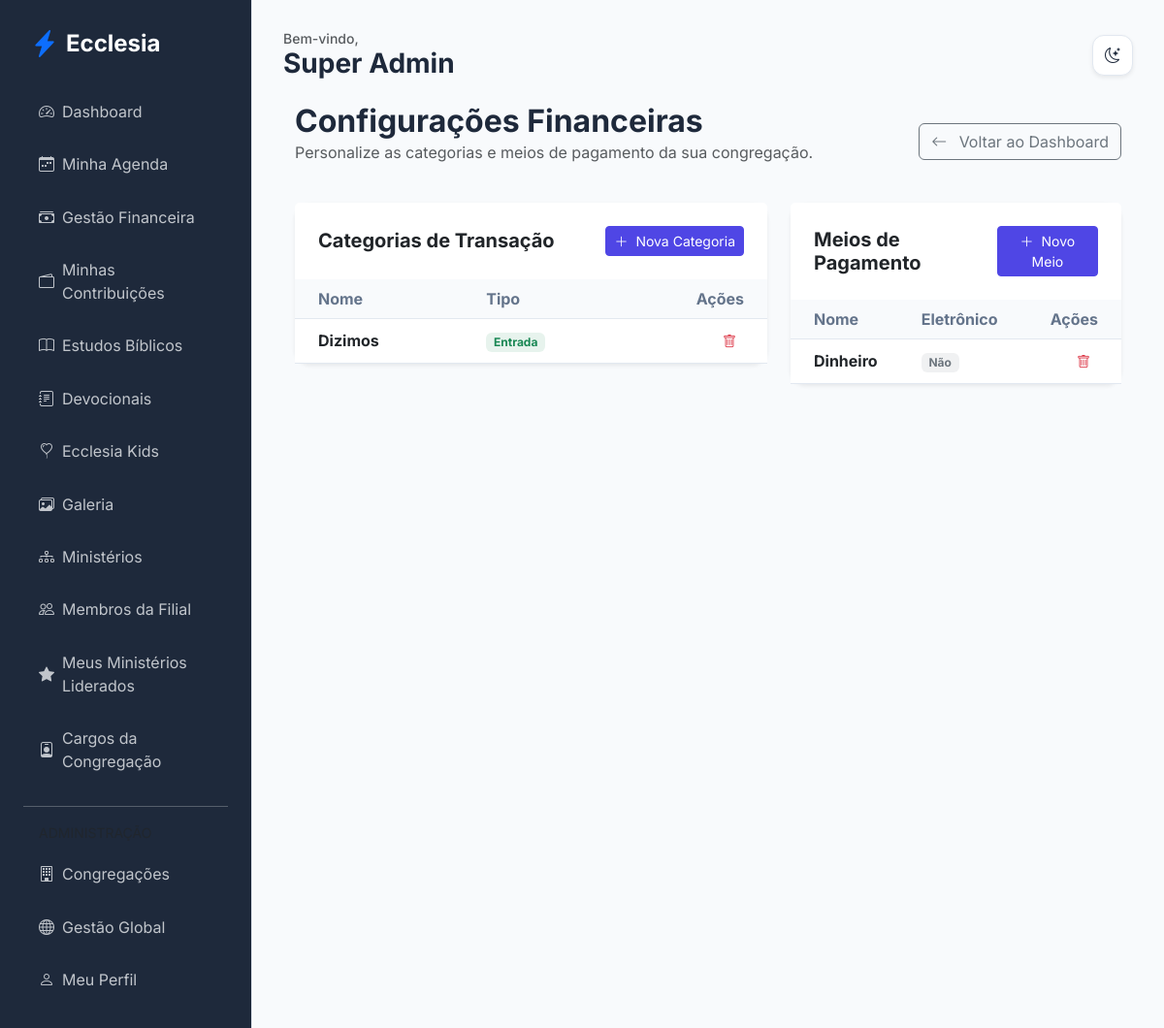
Screenshot of /finance/settings (signed in) with the database file from the repository.
### app/core/models.py (models this page shows, shortened)
class User(db.Model, UserMixin):
    id = db.Column(db.Integer, primary_key=True)
    name = db.Column(db.String(100), nullable=False)
    email = db.Column(db.String(120), unique=True, nullable=False)
    password_hash = db.Column(db.String(128))
    birth_date = db.Column(db.Date)
    gender = db.Column(db.String(20))
    documents = db.Column(db.String(200)) # Flexível para diferentes países
    tax_id = db.Column(db.String(20), nullable=True)  # NIF (PT), CPF/CNPJ (BR), etc.
    address = db.Column(db.Text)
    phone = db.Column(db.String(50))
    profile_photo = db.Column(db.String(255), nullable=True)
    status = db.Column(db.String(20), default='pending') # pending, active, rejected
    is_email_verified = db.Column(db.Boolean, default=False)
    email_verification_token = db.Column(db.String(100), unique=True, nullable=True)
    data_consent = db.Column(db.Boolean, default=False)
    data_consent_date = db.Column(db.DateTime)
    marketing_consent = db.Column(db.Boolean, default=False)
    is_ministry_leader = db.Column(db.Boolean, default=False)
    church_id = db.Column(db.Integer, db.ForeignKey('church.id'))
    family_id = db.Column(db.Integer, db.ForeignKey('family.id'), nullable=True)
    church_role_id = db.Column(db.Integer, db.ForeignKey('church_role.id'), nullable=True)
    ministries = db.relationship('Ministry', secondary=member_ministries, backref=db.backref('members', lazy='dynamic'))
    can_manage_ministries = db.Column(db.Boolean, default=False)
    can_manage_media = db.Column(db.Boolean, default=False)
    can_publish_devotionals = db.Column(db.Boolean, default=False)
    can_approve_members = db.Column(db.Boolean, default=False)
    can_manage_finance = db.Column(db.Boolean, default=False)
    can_manage_kids = db.Column(db.Boolean, default=False)
    can_manage_events = db.Column(db.Boolean, default=False)

class TransactionCategory(db.Model):
    id = db.Column(db.Integer, primary_key=True)
    name = db.Column(db.String(100), nullable=False)
    type = db.Column(db.String(10), nullable=False) # income, expense
    church_id = db.Column(db.Integer, db.ForeignKey('church.id'), nullable=False)
    is_active = db.Column(db.Boolean, default=True)
    church = db.relationship('Church', backref='transaction_categories')

class PaymentMethod(db.Model):
    id = db.Column(db.Integer, primary_key=True)
    name = db.Column(db.String(100), nullable=False)
    is_electronic = db.Column(db.Boolean, default=False) # Tag para lógica fiscal
    church_id = db.Column(db.Integer, db.ForeignKey('church.id'), nullable=False)
    is_active = db.Column(db.Boolean, default=True)
    church = db.relationship('Church', backref='payment_methods')

### app/modules/finance/routes.py (the view, shortened to what this page needs)
@finance_bp.route('/settings', methods=['GET', 'POST'])
@login_required
def manage_settings():
    if not can_manage_finance():
        flash('Acesso negado.', 'danger')
        return redirect(url_for('finance.dashboard'))
    categories = TransactionCategory.query.filter_by(church_id=current_user.church_id, is_active=True).all()
    payment_methods = PaymentMethod.query.filter_by(church_id=current_user.church_id, is_active=True).all()
    return render_template('finance/settings.html', categories=categories, payment_methods=payment_methods)

### app/modules/finance/routes.py (called while the page is built)
def can_manage_finance():
    return current_user.can_manage_finance or (current_user.church_role and current_user.church_role.name in ['Administrador Global', 'Pastor Líder', 'Tesoureiro'])

### app/templates/finance/settings.html (shortened to what this page needs)
{% extends "base.html" %}
{% block content %}
<div class="container-fluid">
    <div class="d-flex justify-content-between align-items-center mb-4">
        <div>
            <h2 class="fw-bold mb-0">Configurações Financeiras</h2>
            <p class="text-muted">Personalize as categorias e meios de pagamento da sua congregação.</p>
        </div>
        <a href="{{ url_for('finance.dashboard') }}" class="btn btn-outline-secondary">
            <i class="bi bi-arrow-left me-2"></i> Voltar ao Dashboard
        </a>
    </div>
    <div class="row g-4">
        <div class="col-lg-7">
            <div class="card border-0 shadow-sm">
                <div class="card-header bg-white p-4 border-0 d-flex justify-content-between align-items-center">
                    <h5 class="fw-bold mb-0">Categorias de Transação</h5>
                    <button class="btn btn-sm btn-primary" data-bs-toggle="modal" data-bs-target="#addCategoryModal">
                        <i class="bi bi-plus-lg me-1"></i> Nova Categoria
                    </button>
                </div>
                <div class="card-body p-0">
                    <div class="table-responsive">
                        <table class="table table-hover align-middle mb-0">
                            <thead class="bg-light">
                                <tr>
                                    <th class="px-4">Nome</th>
                                    <th>Tipo</th>
                                    <th class="text-end px-4">Ações</th>
                                </tr>
                            </thead>
                            <tbody>
                                {% for cat in categories %}
                                <tr>
                                    <td class="px-4 fw-bold">{{ cat.name }}</td>
                                    <td>
                                        <span class="badge bg-{{ 'success' if cat.type == 'income' else 'danger' }} bg-opacity-10 text-{{ 'success' if cat.type == 'income' else 'danger' }}">
                                            {{ 'Entrada' if cat.type == 'income' else 'Saída' }}
                                        </span>
                                    </td>
                                    <td class="text-end px-4">
                                        <form action="{{ url_for('finance.delete_category', id=cat.id) }}" method="POST" class="d-inline">
                                            <button type="submit" class="btn btn-sm btn-outline-danger border-0" onclick="return confirm('Desativar esta categoria?')">
                                                <i class="bi bi-trash"></i>
                                            </button>
                                        </form>
                                    </td>
                                </tr>
                                {% else %}
                                <tr><td colspan="3" class="text-center py-4 text-muted">Nenhuma categoria cadastrada.</td></tr>
                                {% endfor %}
                            </tbody>
                        </table>
                    </div>
                </div>
            </div>
        </div>
        <div class="col-lg-5">
            <div class="card border-0 shadow-sm">
                <div class="card-header bg-white p-4 border-0 d-flex justify-content-between align-items-center">
                    <h5 class="fw-bold mb-0">Meios de Pagamento</h5>
                    <button class="btn btn-sm btn-primary" data-bs-toggle="modal" data-bs-target="#addPaymentModal">
                        <i class="bi bi-plus-lg me-1"></i> Novo Meio
                    </button>
                </div>
                <div class="card-body p-0">
                    <div class="table-responsive">
                        <table class="table table-hover align-middle mb-0">
                            <thead class="bg-light">
                                <tr>
                                    <th class="px-4">Nome</th>
                                    <th>Eletrônico</th>
                                    <th class="text-end px-4">Ações</th>
                                </tr>
                            </thead>
                            <tbody>
                                {% for method in payment_methods %}
                                <tr>
                                    <td class="px-4 fw-bold">{{ method.name }}</td>
                                    <td>
                                        {% if method.is_electronic %}
                                        <span class="badge bg-info bg-opacity-10 text-info"><i class="bi bi-cpu me-1"></i> Sim</span>
                                        {% else %}
                                        <span class="badge bg-secondary bg-opacity-10 text-secondary">Não</span>
                                        {% endif %}
                                    </td>
                                    <td class="text-end px-4">
                                        <form action="{{ url_for('finance.delete_payment_method', id=method.id) }}" method="POST" class="d-inline">
                                            <button type="submit" class="btn btn-sm btn-outline-danger border-0" onclick="return confirm('Desativar este meio de pagamento?')">
                                                <i class="bi bi-trash"></i>
                                            </button>
                                        </form>
                                    </td>
                                </tr>
                                {% else %}
                                <tr><td colspan="3" class="text-center py-4 text-muted">Nenhum meio de pagamento cadastrado.</td></tr>
                                {% endfor %}
                            </tbody>
                        </table>
                    </div>
                </div>
            </div>
        </div>
    </div>
</div>
{% endblock %}

### app/templates/base.html (shortened to what this page needs)
<!DOCTYPE html>
<html lang="pt-BR">
<head>
    <link href="https://cdn.jsdelivr.net/npm/bootstrap@5.3.0/dist/css/bootstrap.min.css" rel="stylesheet">
    <link href="https://cdn.jsdelivr.net/npm/bootstrap-icons@1.10.0/font/bootstrap-icons.css" rel="stylesheet">
    <link rel="stylesheet" href="{{ url_for('static', filename='css/premium.css') }}">
</head>
<body>
    {% if current_user.is_authenticated %}
    <div class="sidebar d-none d-lg-block">
        <div class="d-flex align-items-center mb-4 px-2">
            <i class="bi bi-lightning-charge-fill text-primary fs-3 me-2"></i>
            <h4 class="mb-0 fw-bold text-white">Ecclesia</h4>
        </div>
        {% include 'includes/_nav_links.html' %}
    </div>
    {% endif %}
    <div class="main-content {{ 'mx-auto' if not current_user.is_authenticated }}">
        {% if current_user.is_authenticated %}
        <header class="d-flex justify-content-between align-items-center mb-4 d-none d-lg-flex">
            <div>
                <h5 class="text-muted mb-0 small">Bem-vindo,</h5>
                <h3 class="fw-bold mb-0">{{ current_user.name }}</h3>
            </div>
            <div class="theme-toggle shadow-sm" onclick="toggleTheme()">
                <i class="bi bi-moon-stars" id="theme-icon"></i>
            </div>
        </header>
        {% endif %}
        {% block content %}{% endblock %}
    </div>
</body>
</html>

### app/static/css/premium.css (style rules this page uses)
:root { --primary: #4f46e5; --primary-hover: #4338ca; --secondary: #64748b; --success: #10b981; --danger: #ef4444; --warning: #f59e0b; --info: #06b6d4; --bg-main: #f8fafc; --bg-card: #ffffff; --text-main: #1e293b; --text-muted: #64748b; --border: #e2e8f0; --sidebar-bg: #1e293b; --sidebar-text: #f8fafc; --input-bg: #ffffff; }
body { font-family: 'Inter', sans-serif; background-color: var(--bg-main); color: var(--text-main); transition: all 0.3s ease; }
.sidebar { background-color: var(--sidebar-bg); color: var(--sidebar-text); min-height: 100vh; padding: 2rem 1rem; }
.main-content { padding: 2rem; }
.card { background-color: var(--bg-card); border: 1px solid var(--border); border-radius: 1rem; box-shadow: 0 4px 6px -1px rgb(0 0 0 / 0.1); transition: transform 0.2s; }
.btn-primary { background-color: var(--primary); border-color: var(--primary); }
.table { color: var(--text-main); }
.table thead th { background-color: var(--bg-main); border-bottom-color: var(--border); color: var(--text-muted); }
.table td { border-bottom-color: var(--border); }
.theme-toggle { cursor: pointer; padding: 0.5rem; border-radius: 50%; background: var(--border); display: flex; align-items: center; justify-content: center; width: 40px; height: 40px; }

### app/templates/base.html (style rules this page uses)
:root { --sidebar-width: 260px; }
body { font-family: 'Inter', sans-serif; background-color: var(--bg-main); color: var(--text-main); transition: background-color 0.3s, color 0.3s; }
.sidebar { width: var(--sidebar-width); height: 100vh; position: fixed; left: 0; top: 0; z-index: 1000; background-color: var(--sidebar-bg); color: var(--sidebar-text); border-right: 1px solid var(--border); padding: 1.5rem; overflow-y: auto; transition: background-color 0.3s; }
.main-content { margin-left: var(--sidebar-width); padding: 2rem; min-height: 100vh; background-color: var(--bg-main); }
.card { border: 1px solid var(--border); box-shadow: 0 4px 12px rgba(0,0,0,0.05); }
.theme-toggle { cursor: pointer; padding: 0.6rem; border-radius: 12px; background: var(--bg-card); border: 1px solid var(--border); color: var(--text-main); display: flex; align-items: center; justify-content: center; width: 42px; height: 42px; transition: all 0.3s; }

### rows the page displays
User: name "Super Admin"
TransactionCategory: name "Dizimos", type "Entrada"
PaymentMethod: name "Dinheiro", is_electronic "Não"
